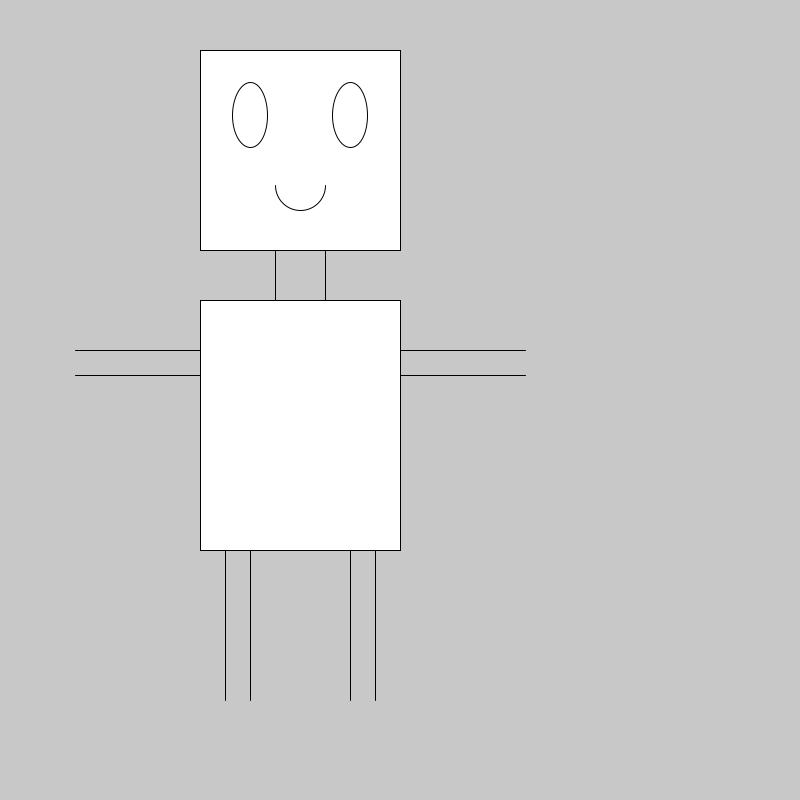
Frame 1 (no input)
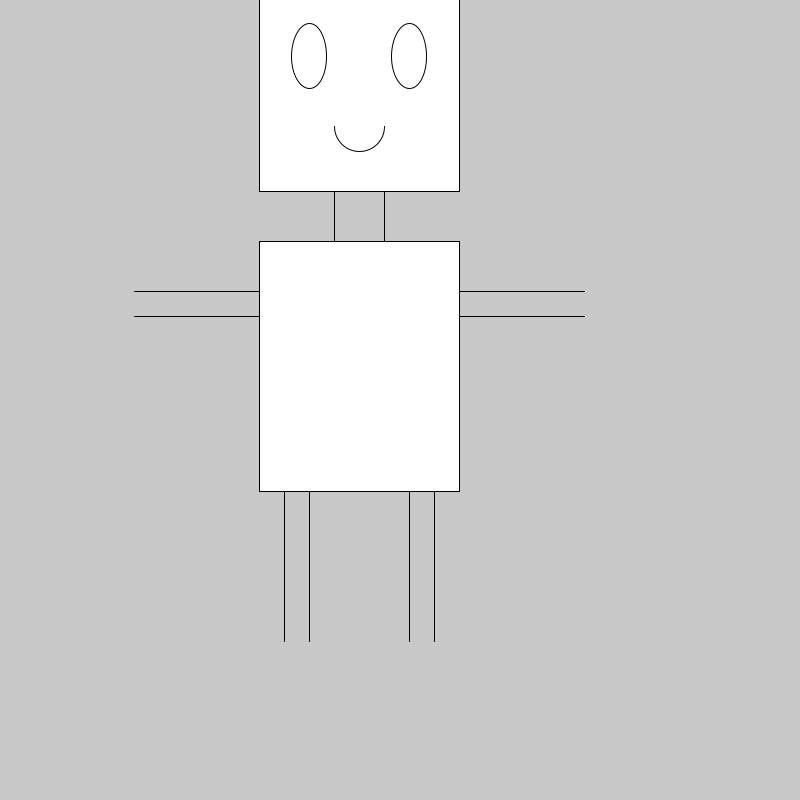
Frame 60 (the mouse pressed at the canvas centre just before this capture)
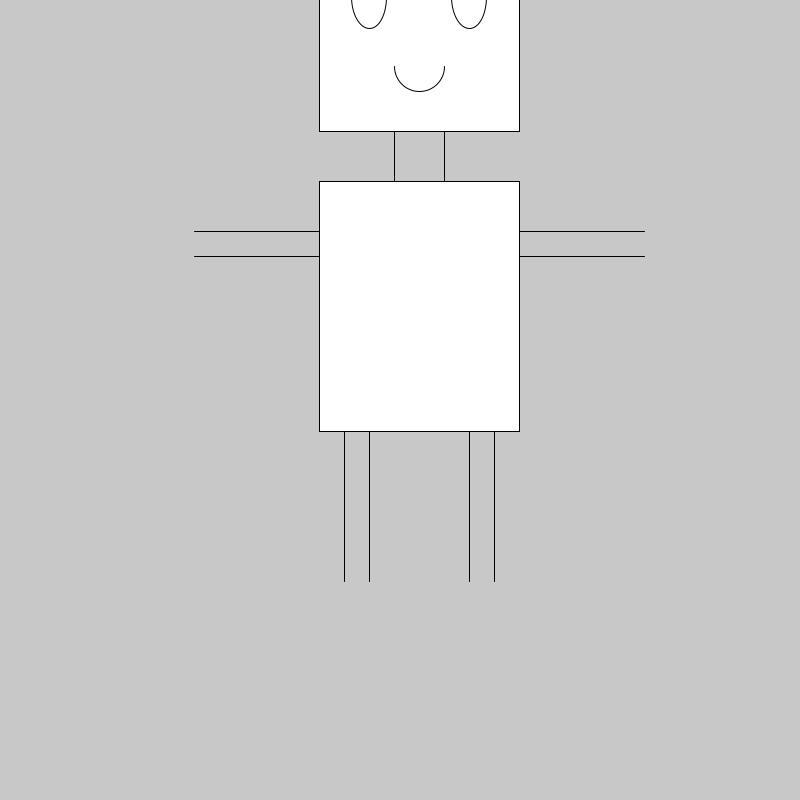
Frame 120 (the mouse held since frame 60 and released just before this capture)

The Processing sketch that drew these frames (run headless with seeded random() and noise(); from frame 60 on, the mouse is pressed at the canvas centre):

// Processing sketch: Post_Lab_2_Task_6_1
// ── Post_Lab_2_Task_6_1.pde
int x;
int y;
void draw() {
   background(200);
rect(200+x,50-y,200,200);
rect(200+x,300-y,200,250);
ellipse(250+x,115-y,35,65);
ellipse(350+x,115-y,35,65);
arc(300+x,185-y,50,50,0,PI);
line(275+x,250-y,275+x,300-y);
line(325+x,250-y,325+x,300-y);
line(250+x,550-y,250+x,700-y);
line(225+x,550-y,225+x,700-y);
line(375+x,550-y,375+x,700-y);
line(350+x,550-y,350+x,700-y);
line(200+x,350-y,75+x,350-y);
line(200+x,375-y,75+x,375-y);
line(400+x,350-y,525+x,350-y);
line(400+x,375-y,525+x,375-y);

y+=1;
x+=1;
}

void setup(){
 size(800,800);
 background(200);
 
}
